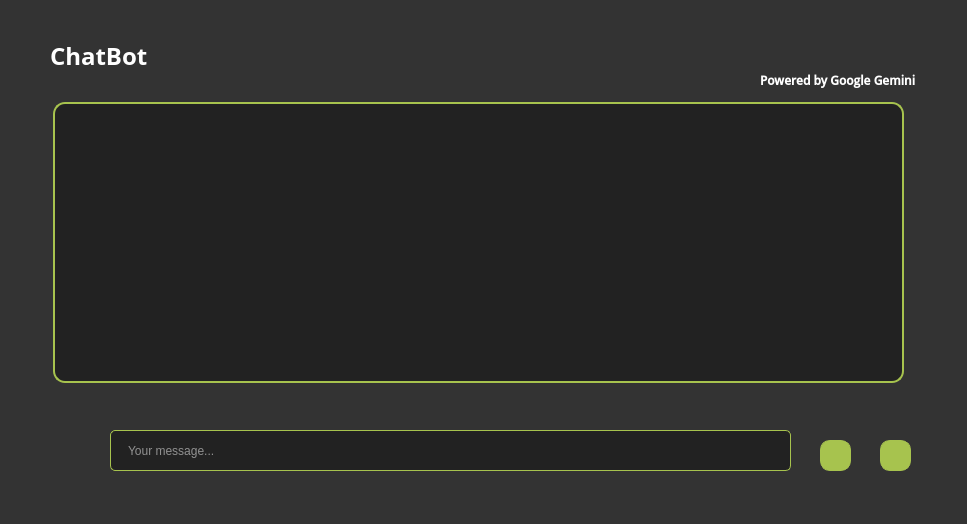
<?xml version="1.0" encoding="UTF-8"?>
<ui version="4.0">
 <class>window</class>
 <widget class="QWidget" name="window">
  <property name="geometry">
   <rect>
    <x>0</x>
    <y>0</y>
    <width>967</width>
    <height>524</height>
   </rect>
  </property>
  <property name="windowTitle">
   <string>Form</string>
  </property>
  <widget class="QWidget" name="chatbox" native="true">
   <property name="geometry">
    <rect>
     <x>-10</x>
     <y>0</y>
     <width>981</width>
     <height>531</height>
    </rect>
   </property>
   <property name="styleSheet">
    <string notr="true">QWidget{
	background-color: #333333; /* Dark background color */
	color: #FFFFFF; /* White text color */
}

QLineEdit {
    border: 1px solid #A7C34E; /* Green border color */
    border-radius: 5px;
    padding: 5px 15px;
    background-color: #222222; /* Dark background color */
    color: #FFFFFF; /* White text color */
    font-size: 12px;
}

QLineEdit:focus {
    border: 1px solid #A7C34E; /* Green border color */
}

QLineEdit:disabled {
    background-color: #444444; /* Darker background color for disabled state */
    color: #A0A0A0; /* Light gray text color */
}

QLineEdit:read-only {
    background-color: #444444; /* Darker background color for read-only state */
    color: #A0A0A0; /* Light gray text color */
}

QLineEdit::hover {
    border: 1px solid #A7C34E; /* Green border color */
}

QLineEdit::selected {
    background-color: #A7C34E; /* Green background color for selected text */
    color: #FFFFFF; /* White text color */
}

QTextEdit {
    border: 2px solid qlineargradient(x1:0, y1:0, x2:1, y2:0, stop:0 #A7C34E, stop:1 #A7C34E); /* Green gradient border */
    border-radius: 12px;
    background-color: #222222; /* Dark background color */
    color: #FFFFFF; /* White text color */
}

QPushButton {
    border: 1px solid #A7C34E; /* Green border color */
    border-radius: 10px;
    padding: 5px 15px;
    background: #A7C34E; /* Dark background color */
    color: #A7C34E; /* Green text color */
    font-size: 12px;
}

QPushButton:hover {
    background-color: #A7C34E; /* Green background color on hover */
	color: #FFFFFF; /* White text color on hover */
}

QPushButton:pressed {
    background-color: #A7C34E; /* Green background color when pressed */
    border: 2px solid #A7C34E; /* Green border color when pressed */
    padding: 4px 14px 6px 16px;
}

QPushButton:disabled {
    background: #444444; /* Darker background color for disabled state */
    color: #A0A0A0; /* Light gray text color */
}

QPushButton:checked {
    background: #A7C34E; /* Green background color when checked */
    color: #FFFFFF; /* White text color when checked */
}
</string>
   </property>
   <widget class="QTextEdit" name="conversation">
    <property name="enabled">
     <bool>true</bool>
    </property>
    <property name="geometry">
     <rect>
      <x>63</x>
      <y>102</y>
      <width>851</width>
      <height>281</height>
     </rect>
    </property>
    <property name="styleSheet">
     <string notr="true">

</string>
    </property>
    <property name="readOnly">
     <bool>true</bool>
    </property>
   </widget>
   <widget class="QLineEdit" name="messageBar">
    <property name="geometry">
     <rect>
      <x>120</x>
      <y>430</y>
      <width>681</width>
      <height>41</height>
     </rect>
    </property>
    <property name="placeholderText">
     <string>Your message...</string>
    </property>
   </widget>
   <widget class="QPushButton" name="sendButton">
    <property name="geometry">
     <rect>
      <x>890</x>
      <y>440</y>
      <width>31</width>
      <height>31</height>
     </rect>
    </property>
    <property name="cursor">
     <cursorShape>PointingHandCursor</cursorShape>
    </property>
    <property name="text">
     <string/>
    </property>
    <property name="icon">
     <iconset>
      <normaloff>../Resources/Icons/send.png</normaloff>../Resources/Icons/send.png</iconset>
    </property>
   </widget>
   <widget class="QLabel" name="chat">
    <property name="geometry">
     <rect>
      <x>61</x>
      <y>118</y>
      <width>851</width>
      <height>281</height>
     </rect>
    </property>
    <property name="autoFillBackground">
     <bool>false</bool>
    </property>
    <property name="styleSheet">
     <string notr="true">background-color:transparent;</string>
    </property>
    <property name="text">
     <string/>
    </property>
    <property name="scaledContents">
     <bool>true</bool>
    </property>
   </widget>
   <widget class="QPushButton" name="voiceButton">
    <property name="geometry">
     <rect>
      <x>830</x>
      <y>440</y>
      <width>31</width>
      <height>31</height>
     </rect>
    </property>
    <property name="cursor">
     <cursorShape>PointingHandCursor</cursorShape>
    </property>
    <property name="text">
     <string/>
    </property>
    <property name="icon">
     <iconset>
      <normaloff>../Resources/Icons/microphone.png</normaloff>../Resources/Icons/microphone.png</iconset>
    </property>
    <property name="checkable">
     <bool>true</bool>
    </property>
    <property name="checked">
     <bool>false</bool>
    </property>
   </widget>
   <widget class="QLabel" name="title">
    <property name="geometry">
     <rect>
      <x>60</x>
      <y>40</y>
      <width>101</width>
      <height>31</height>
     </rect>
    </property>
    <property name="font">
     <font>
      <family>Open Sans</family>
      <pointsize>18</pointsize>
      <bold>true</bold>
     </font>
    </property>
    <property name="text">
     <string>ChatBot</string>
    </property>
   </widget>
   <widget class="QLabel" name="poweredBy">
    <property name="geometry">
     <rect>
      <x>770</x>
      <y>70</y>
      <width>181</width>
      <height>20</height>
     </rect>
    </property>
    <property name="font">
     <font>
      <family>Open Sans SemiBold</family>
      <bold>true</bold>
     </font>
    </property>
    <property name="text">
     <string>Powered by Google Gemini</string>
    </property>
   </widget>
  </widget>
 </widget>
 <resources/>
 <connections/>
</ui>
